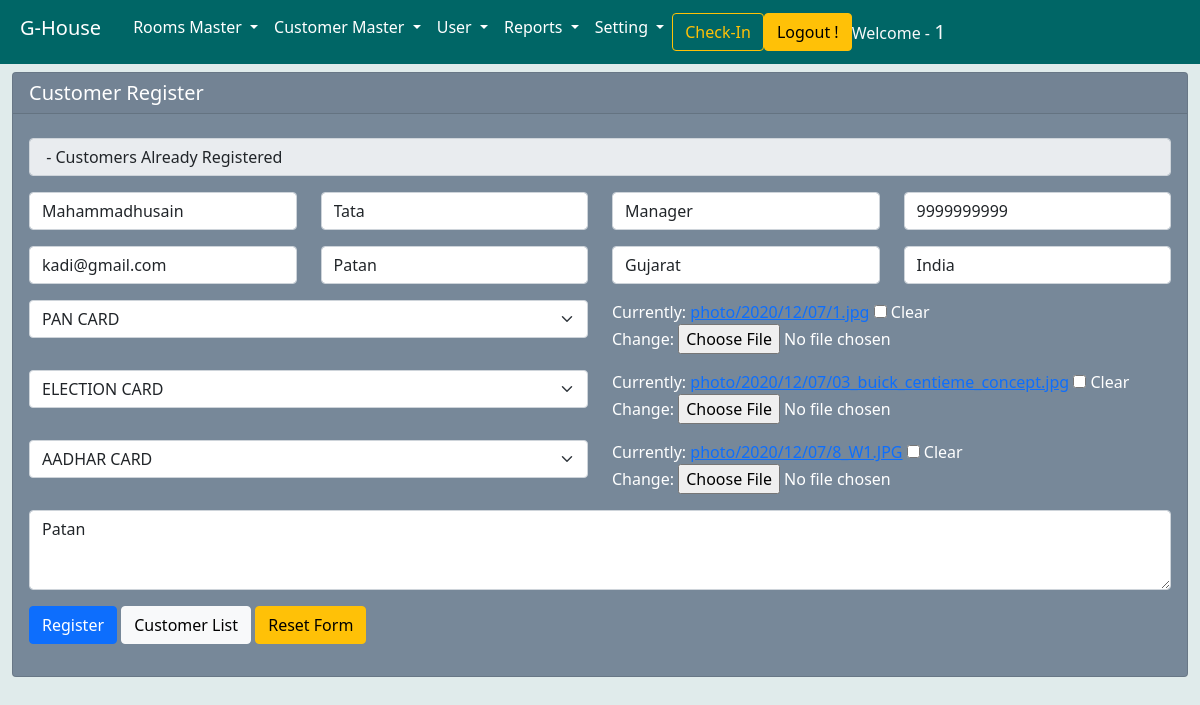
/editcregister/1/ (signed in), run on the app's committed database.
### ghouse/models.py (models this page shows, shortened)
class cregister(models.Model):
    registerno = models.IntegerField(primary_key=True,blank=True)
    fullname = models.CharField(max_length=500)
    companyname = models.CharField(max_length=200)
    designation = models.CharField(max_length=200)
    mobile = models.PositiveIntegerField()
    emailid = models.EmailField(max_length=200)
    city = models.CharField(max_length=100)
    state = models.CharField(max_length=100)
    country = models.CharField(max_length=100,default='India')
    customer_id_type_1 = models.CharField(max_length=200,null=True,blank=True)
    proof_id_1 = models.ImageField(upload_to='photo/%Y/%m/%d',null=True,blank=True)
    customer_id_type_2 = models.CharField(max_length=200,null=True,blank=True)
    proof_id_2 = models.ImageField(upload_to='photo/%Y/%m/%d',null=True,blank=True)
    customer_id_type_3 = models.CharField(max_length=200,null=True,blank=True)
    proof_id_3 = models.ImageField(upload_to='photo/%Y/%m/%d',null=True,blank=True)
    fulladdress = models.TextField(max_length=500)
    in_date = models.DateField(auto_now_add=True)
    in_time = models.DateTimeField(auto_now_add=True)
    objects = models.Manager()

### ghouse/views.py (the view)
# urls.py: path('editcregister/<int:id>/',editcregister,name='editcregister'),
def editcregister(request, id):
    if request.user.is_authenticated:
        if request.method == 'POST':
            CustomerRegisterNo = cregister.objects.get(pk=id)
            CustomerRegisterForm = CustomerRegister(
                request.POST, request.FILES, instance=CustomerRegisterNo)
            if CustomerRegisterForm.is_valid():
                CustomerRegisterForm.save()
                messages.info(request, 'Customer SuccessFully Updated')
                return redirect('/cutomerhistory/')
        else:
            CustomerRegisterNo = cregister.objects.get(pk=id)
            CustomerRegisterForm = CustomerRegister(
                instance=CustomerRegisterNo)
        context = {'CustomerRegisterForm': CustomerRegisterForm}
        return render(request, 'cregister.html', context)
    else:
        messages.info(request, '☹︎ Please Login First')
    return redirect('/login')

### ghouse/templates/cregister.html (shortened to what this page needs)
{% extends 'base.html' %}
{% block body %}
<div class="container-fluid">
    <div class="row ">
        <div class="col">
            <div class="card mt-2 ">
                <div class="card-header h5">
                    Customer Register
                </div>
                <div class="card-body mt-2">
                    <form action="" method="POST" enctype="multipart/form-data" novalidate>
                        <div class="row">
                            <div class="col">
                                <div class="mb-3">
                                    <input class="form-control" type="text" value="{{CustomerRegisterNo}} - Customers Already Registered" name="" id="" disabled readonly>
                                </div>
                            </div>
                        </div>
                        <div class="row">
                            <div class="col-3">
                                <div class="mb-3">
                                    {{CustomerRegisterForm.fullname}}
                                </div>
                            </div>
                            <dev class="col-3">
                                <div class="mb-3">
                                    {{CustomerRegisterForm.companyname}}
                                </div>
                            </dev>
                            <div class="col-3">
                                <div class="mb-3">
                                    {{CustomerRegisterForm.designation}}
                                </div>
                            </div>
                            <div class="col-3">
                                <div class="mb-3">
                                    {{CustomerRegisterForm.mobile}}
                                </div>
                            </div>
                            <div class="col-3">
                                <div class="mb-3">
                                    {{CustomerRegisterForm.emailid}}
                                </div>
                            </div>
                            <div class="col-3">
                                <div class="mb-3">
                                    {{CustomerRegisterForm.city}}
                                </div>
                            </div>
                            <div class="col-3">
                                <div class="mb-3">
                                    {{CustomerRegisterForm.state}}
                                </div>
                            </div>
                            <div class="col-3">
                                <div class="mb-3">
                                    {{CustomerRegisterForm.country}}
                                </div>
                            </div>
                            <div class="col-6">
                                <div class="mb-3">
                                    {{CustomerRegisterForm.customer_id_type_1}}
                                </div>
                            </div>
                            <div class="col-6">
                                <div class="mb-3">
                                    {{CustomerRegisterForm.proof_id_1}}
                                </div>
                            </div>
                            <div class="col-6">
                                <div class="mb-3">
                                    {{CustomerRegisterForm.customer_id_type_2}}
                                </div>
                            </div>
                            <div class="col-6">
                                <div class="mb-3">
                                    {{CustomerRegisterForm.proof_id_2}}
                                </div>
                            </div>
                            <div class="col-6">
                                <div class="mb-3">
                                    {{CustomerRegisterForm.customer_id_type_3}}
                                </div>
                            </div>
                            <div class="col-6">
                                <div class="mb-3">
                                    {{CustomerRegisterForm.proof_id_3}}
                                </div>
                            </div>
                            <div class="mb-3" >
                                {{CustomerRegisterForm.fulladdress}}
                            </div>
                            <div class="mb-3">
                                <button class="btn btn-primary float-right" type="submit">Register</button>
                                <a href="{% url 'cutomerhistory' %}" class="btn btn-light float-right mr-2">Customer List</a>
                                <button class="btn btn-warning float-right mr-2" type="reset">Reset Form</button>
                            </div>
                        </div>
                    </form>
                </div>
            </div>
        </div>
    </div>
{% endblock body %}

### ghouse/templates/base.html (shortened to what this page needs)
{% load static %}
<!doctype html>
<html lang="en">
<head>
  <link href="https://cdn.jsdelivr.net/npm/bootstrap@5.0.0-alpha3/dist/css/bootstrap.min.css" rel="stylesheet"
>
  <link rel="stylesheet" href="https://stackpath.bootstrapcdn.com/font-awesome/4.7.0/css/font-awesome.min.css">
  <link rel="stylesheet" href="{% static 'css/tstayle.css' %}">
</head>
<body style="background-color: #e0ebeb;">
  <nav class="navbar navbar-expand-lg " style="background-color:  #006666;">
    <div class="container-fluid">
      <a class="navbar-brand p-2 text-bold h2 text-white" href="{% url 'dashboard' %}">G-House</a>
      <div class="collapse navbar-collapse" id="navbarSupportedContent">
        <ul class="navbar-nav mr-auto mb-2 mb-lg-0 ml-2 ">
          <li class="nav-item dropdown ">
            <a class="nav-link dropdown-toggle h6 text-white " href="#" id="navbarDropdown" role="button"
              data-toggle="dropdown" aria-expanded="false">
              Rooms Master
            </a>
          </li>
          <li class="nav-item dropdown">
            <a class="nav-link dropdown-toggle h6 text-white" href="#" id="navbarDropdown" role="button"
              data-toggle="dropdown" aria-expanded="false">
              Customer Master
            </a>
          </li>
          <li class="nav-item dropdown">
            <a class="nav-link dropdown-toggle h6 text-white" href="#" id="navbarDropdown" role="button"
              data-toggle="dropdown" aria-expanded="false">
              User
            </a>
          </li>
          <li class="nav-item dropdown">
            <a class="nav-link dropdown-toggle h6 text-white" href="#" id="navbarDropdown" role="button"
              data-toggle="dropdown" aria-expanded="false">
              Reports
            </a>
          </li>
          <li class="nav-item dropdown">
            <a class="nav-link dropdown-toggle h6 text-white" href="#" id="navbarDropdown" role="button"
              data-toggle="dropdown" aria-expanded="false">
              Setting
            </a>
          </li>
        </ul>
        <form class="d-flex">
          <a href="{% url 'DisplayAllRooms' %}" class="btn btn-outline-warning mr-2" type="submit">Check-In</a>
        </form>
        <a class="btn btn-warning mr-3" href="{% url 'logout' %}">Logout !</a>
        <span class="text-light"> Welcome - <b class="h5">{{request.user|upper}}</b></span>
      </div>
    </div>
  </nav>
  {% block body %}
  {% endblock body %}
</body>
</html>

### ghouse/templates/base.html (style rules this page uses)
.card { background-color: #778899; color: white; }

### data on the page
cregister: fullname "Mahammadhusain", companyname "Tata", designation "Manager", mobile "9999999999", emailid "kadi@gmail.com", city "Patan", state "Gujarat", country "India", customer_id_type_1 "PAN CARD", customer_id_type_2 "ELECTION CARD", customer_id_type_3 "AADHAR CARD", fulladdress "Patan"

### other printed values
{{ request.user|upper }} "1"
